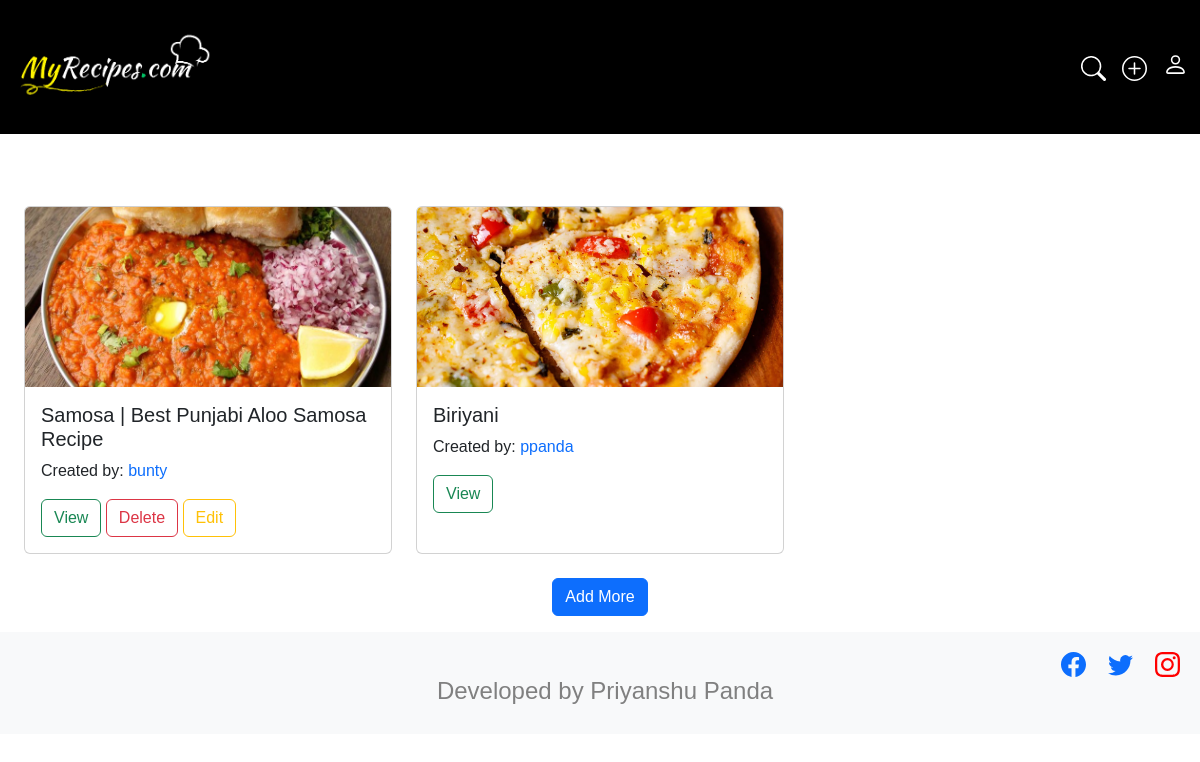
/viewrecipe/ (signed in), run on the app's committed database.
### myrecpies/models.py (models this page shows, shortened)
class Recipe(models.Model):
    user = models.ForeignKey(User,on_delete=models.CASCADE)
    recipe_name = models.CharField(max_length=100)
    recipe_ingridents = models.CharField(max_length=100)
    recipe_description = models.TextField()
    instructions = models.TextField(default=None)
    cooking_time = models.TextField(default=None)
    created_at = models.DateTimeField(auto_now_add=True)
    recipe_image = models.ImageField(upload_to="recepie")

### myrecpies/views.py (the view)
# urls.py: path('viewrecipe/',viewrecipe,name="viewrecipe"),
def viewrecipe(request):
    queryset = Recipe.objects.order_by('-created_at')
    context = {'recipes': queryset}
    return render(request,"view.html",context)

### myrecpies/templates/view.html (shortened to what this page needs)
{% extends "base.html" %}
{% block start %}
<br>
<br>
  {% include 'card.html' %}
  {% if recipes|length != 0 %}
  <div class="mb-3 text-center">
    <a href="/recipe/">
      <button type="submit" class="btn btn-primary vertical-center">Add More</button>
    </a>
  </div>
  {% endif %}
{% endblock %}

### myrecpies/templates/card.html (shortened to what this page needs)
<div style=" position: relative;padding:2%">
    <div class="row row-cols-1 row-cols-md-3 g-4">
    {% for recipe in recipes %}
      {% if recipe.user == request.user %}
        <div class="row-4">
            <div class="card h-100">
              <div class="view overlay">
                <img class="card-img-top" src="/media/{{recipe.recipe_image}}" alt="Card image cap" style="width: 100%;height: 15vw;object-fit: cover;">
              </div>
              <div class="card-body">
                <h5 class="card-title">{{recipe.recipe_name}}</h5>
                <p class="card-text">Created by: <a href="/profile/{{request.user.id}}" style="text-decoration: none;">{{recipe.user.username}}</a></p>
                <a href="/recipe_detail/{{recipe.id}}/" class="btn btn-outline-success" id="bt1">View</a>
                <a href="/delete_recipe/{{recipe.id}}/" class="btn btn-outline-danger" id="bt2">Delete</a>
                <a href="/update_recipe/{{recipe.id}}" class="btn btn-outline-warning" id="bt3">Edit</a>
              </div>
          </div>
        </div>
      {% else %}
        <div class="row-4">
          <div class="card h-100">
            <img class="card-img-top" src="/media/{{recipe.recipe_image}}" alt="Card image cap" style="width: 100%;height: 15vw;object-fit: cover;">
            <div class="card-body">
              <h5 class="card-title">{{recipe.recipe_name}}</h5>
              <p class="card-text">Created by: <a href="/profile/{{recipe.user.id}}" style="text-decoration: none;">{{recipe.user.username}}</a></p>
              <a href="/recipe_detail/{{recipe.id}}/" class="btn btn-outline-success" id="bt">View</a>
            </div>
          </div>
        </div>
      {% endif %}
    {% endfor %}
    </div>
  </div>

### data on the page
Recipe: recipe_image (picture), recipe_name "Samosa | Best Punjabi Aloo Samosa Recipe", user.username "bunty"
Recipe: recipe_image (picture), recipe_name "Biriyani", user.username "ppanda"
